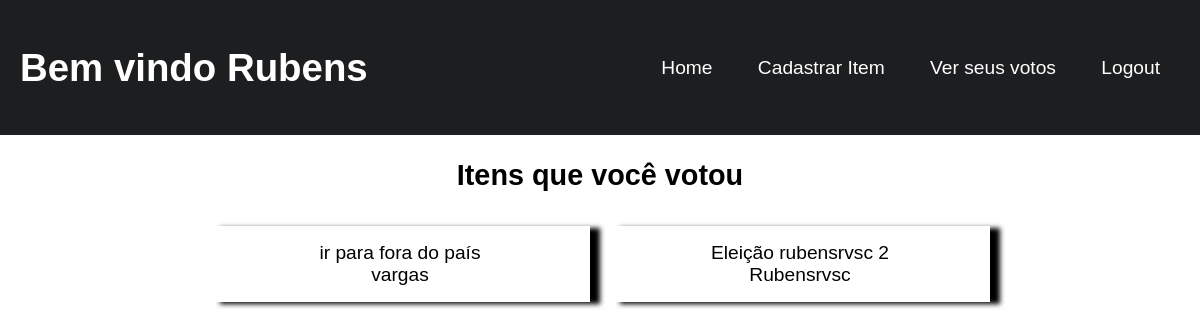
The page /ver_seus_votos (signed in) on the database as committed earlier.
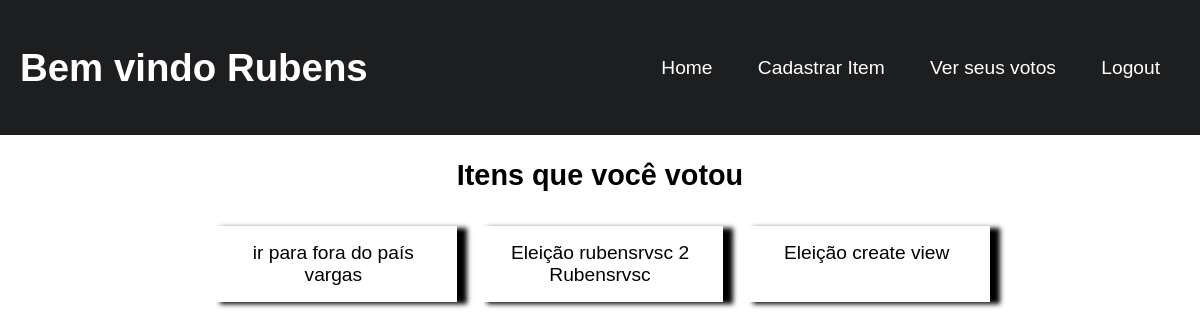
The same page on the database as committed later.
### voting/models.py (models this page shows, shortened)
class Vote(models.Model):
    eleitor_vote = models.ForeignKey(Eleitor,related_name="eleitor_vote",on_delete=models.CASCADE,null=True)
    item_vote = models.ForeignKey(Item,related_name="item_vote",on_delete=models.CASCADE,null=True)

class Item(models.Model):
    nome = models.CharField(max_length=100)
    descricao = models.CharField(max_length=300)
    itens = models.ForeignKey(Eleitor,related_name="eleitor_item",on_delete=models.CASCADE,null=True)

class Eleitor(models.Model):
    user = models.OneToOneField(User,related_name="eleitor",on_delete=models.CASCADE)

### voting/views.py (the view)
# urls.py: path('ver_seus_votos',VerSeusVotosView.as_view(),name="ver_seus_votos")
class VerSeusVotosView(generic.View):
    template_name = "ver_seus_votos.html"
    @method_decorator(login_required)
    def get(self,request):
        data = {
            'user':request.user,
            'votos': Vote.objects.filter(eleitor_vote=request.user.eleitor)
        }
        el = Eleitor.objects.get(user=request.user)
        return render(request,self.template_name,data)

### voting/templates/ver_seus_votos.html (shortened to what this page needs)
{% load static %}
<link href="{% static "style/cabecalho.css" %}" rel="stylesheet">
<link href="{% static "style/itens.css" %}" rel="stylesheet">
<body>
<header class="header">
<h1>Bem vindo  {{request.user.username}}</h1>
<nav class="menu">
    <ul>
        <li>
            <a href="{% url 'index' %}">Home</a>
            <a href="{% url 'cadastrar_item' %}">Cadastrar Item</a>
            <a href="{% url 'ver_seus_votos' %}">Ver seus votos</a>
            <a href="{% url 'logout' %}">Logout</a>
</li>
</ul>
</nav>
</header>
<div class="h2_voto">
<h2>Itens que você votou</h2>
</div>
<section class="flex">
    {% for i in votos%}
    <div>
        <p>{{i.item_vote.nome}}</p>
        <p>{{i.item_vote.itens.user.username}}</p>
    </div>
    {% endfor %}
</section>

### voting/static/style/cabecalho.css (style rules this page uses)
body, ul, li, p { margin: 0px; padding: 0px; list-style: none; font-size: 1.2rem; font-family: Arial; }
.header { background: #1d1e20; display: flex; justify-content: space-between; padding: 20px; align-items: center; flex-wrap: wrap; }
.header h1 { color: white; }
a { text-decoration: none; color: white; }
.menu { display: flex; }
.menu li { margin-left: 10px; }
.menu li a { padding: 20px; }

### voting/static/style/itens.css (style rules this page uses)
.h2_voto h2 { position: relative; text-align: center; }
.flex { display: flex; flex-wrap: wrap; max-width: 800px; margin: 0 auto; }
.flex > div { flex: 1 1 200px; margin: 10px; box-shadow: 10px 2px 5px black; text-align: center; padding: 2%; }

Rows that differ between the two databases and show on the page:
added Vote: item_vote.nome "Eleição create view"
